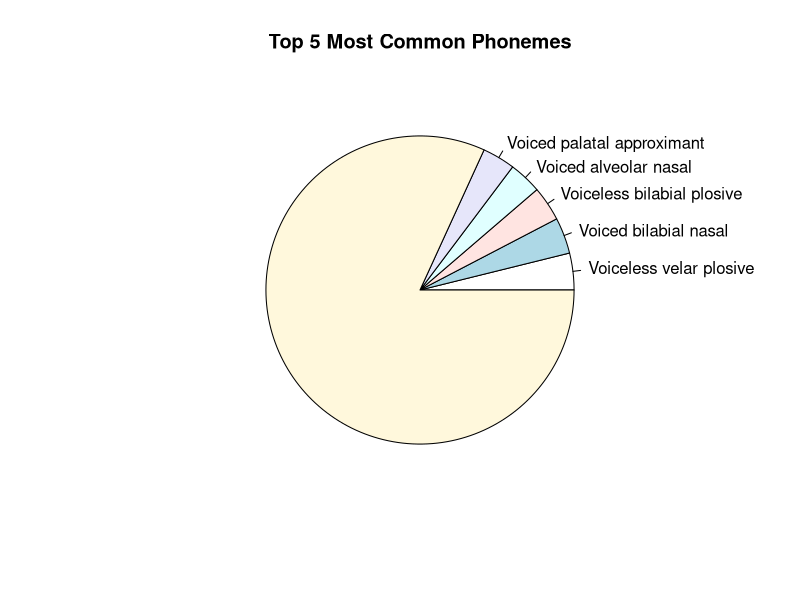
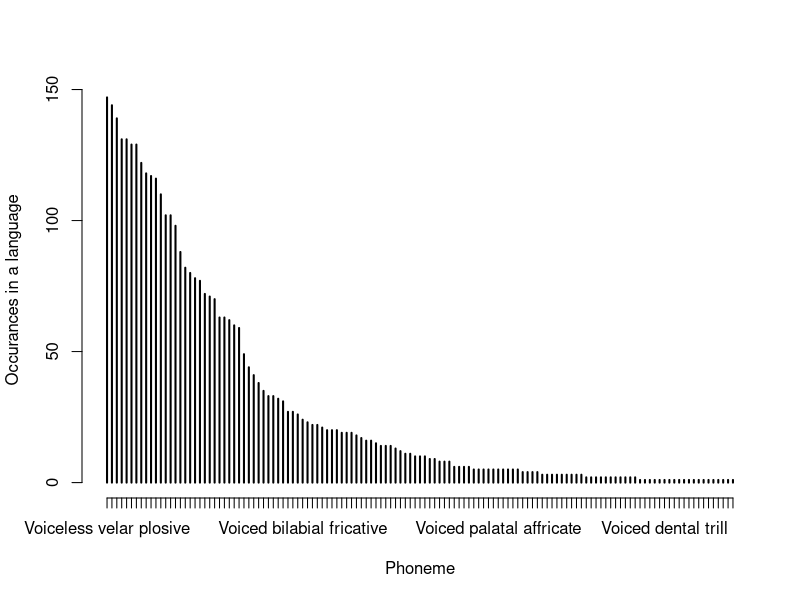

Generate these figures, in order, with R:
## ---- chunk 1
ipa_data <- read.csv('ipa_collection.csv')
ipa_data
## ---- chunk 2
ipa_data[ipa_data$Name == "Glottal stop",] # Keep comma separator
## ---- chunk 3
occur <- table(ipa_data$Name)
occur = sort(occur, TRUE)
occur[1:10]
## ---- chunk 4
not_top = sum(occur[6:length(occur)])
chart = c(occur[1:5], not_top)
pie(chart, main = "Top 5 Most Common Phonemes")
## ---- chunk 5
plot(occur, ylab = "Occurances in a language", xlab="Phoneme")
